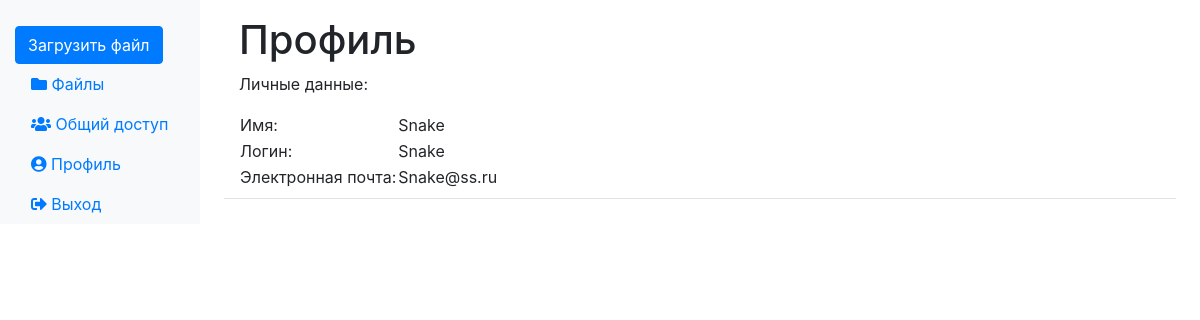
Screenshot of /profile (signed in) with the database file from the repository.
### tables this page shows
CREATE TABLE users (
            id INTEGER PRIMARY KEY AUTOINCREMENT,
            fullname TEXT NOT NULL,
            username TEXT NOT NULL UNIQUE,
            password TEXT NOT NULL,
            email TEXT NOT NULL
        );

### app.py (the view)
@app.route('/profile')
def profile():
    if 'loggedin' in session:
        conn = get_db_connection()
        cursor = conn.cursor()
        cursor.execute('SELECT * FROM users WHERE id = ?', (session['id'],))
        account = cursor.fetchone()
        conn.close()
        return render_template('profile.html', account=account)
    return redirect(url_for('login'))

### app.py (called while the page is built)
def get_db_connection():
    conn = sqlite3.connect(DATABASE)
    conn.row_factory = sqlite3.Row  # Для доступа к столбцам по имени
    return conn

### templates/profile.html (shortened to what this page needs)
{% extends 'layout.html' %}
{% block content %}
<h1>Профиль</h1>
<div>
    <p>Личные данные:</p>
    <table>
        <tr>
            <td>Имя:</td>
            <td>{{ account['fullname'] }}</td>
        </tr>
  <tr>
            <td>Логин:</td>
            <td>{{ account['username'] }}</td>
        </tr>
        <tr>
            <td>Электронная почта:</td>
            <td>{{ account['email'] }}</td>
        </tr>
    </table>
</div>
{% endblock %}

### static/css/style.css (style rules this page uses)
body { background-color: #ace4c2; margin: 0; }

### rows the page displays
users: fullname "Snake", username "Snake", email "Snake@ss.ru"
